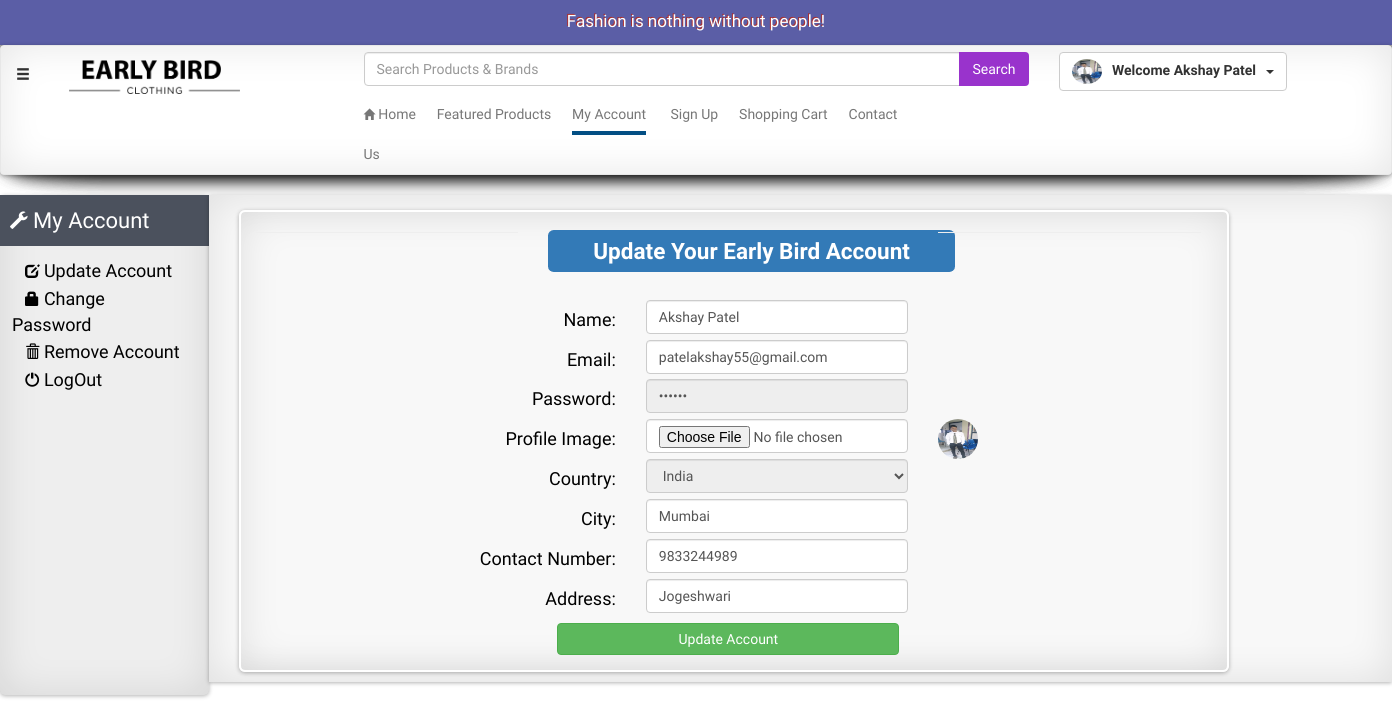
The page /customer/my_account.php?edit_account (signed in) on the database its author committed.
### tables this page shows
CREATE TABLE `customers` (
  `customer_id` int(10) NOT NULL,
  `customer_ip` varchar(255) NOT NULL,
  `customer_name` text NOT NULL,
  `customer_email` varchar(100) NOT NULL,
  `customer_pass` varchar(100) NOT NULL,
  `customer_country` text NOT NULL,
  `customer_city` text NOT NULL,
  `customer_contact` varchar(255) NOT NULL,
  `customer_address` text NOT NULL,
  `customer_image` text NOT NULL
);

### customer/edit_account.php (the view, shortened to what this page needs)
<?php
include("includes/db.php");
$user = $_SESSION['customer_email'];
$get_customer = "select * from customers where customer_email='$user'";
$run_customer = mysqli_query($con,$get_customer);
$row_customer = mysqli_fetch_array($run_customer);
$name = $row_customer['customer_name'];
$email = $row_customer['customer_email'];
$pass = $row_customer['customer_pass'];
$image = $row_customer['customer_image'];
$country = $row_customer['customer_country'];
$city = $row_customer['customer_city'];
$contact = $row_customer['customer_contact'];
$address = $row_customer['customer_address'];
?>
    <div class="cart_box n2 hidden-xs">
    <div class="container">
      <form method="post" action="" enctype="multipart/form-data">
        <div class="row">
          <div class="col-md-3">
            <hr>
          </div>
          <div class="col-md-4" style="margin-bottom:25px;">
            <h2><span class="label label-primary" style="padding: 8px 45px;">Update Your Early Bird Account</span></h2>
          </div>
          <div class="col-md-3  ">
            <hr>
          </div>
        </div>
        <div class="row">
          <div class="col-md-4">
            <h4 align="right">Name:</h4>
          </div>
          <div class="col-md-3">
            <input type="text" class="form-control" name="c_name" value="<?php echo $name; ?>">
          </div>
          <div class="col-md-4">
          </div>
        </div>
        <div class="row">
          <div class="col-md-4">
            <h4 align="right">Email:</h4>
          </div>
          <div class="col-md-3">
            <input type="email" class="form-control" name="c_email" value="<?php echo $email; ?>">
          </div>
          <div class="col-md-2" style="text-align:left;">
          </div>
        </div>
        <div class="row">
          <div class="col-md-4">
            <h4 align="right">Password:</h4>
          </div>
          <div class="col-md-3">
            <input type="password" class="form-control" name="c_pass" value="<?php echo $pass; ?>" disabled>
          </div>
          <div class="col-md-2" style="text-align:left;">
          </div>
        </div>
        <div class="row">
          <div class="col-md-4">
            <h4 align="right">Profile Image:</h4>
          </div>
          <div class="col-md-3">
            <input type="file" class="form-control" name="c_image">
          </div>
          <div class="col-md-2" style="text-align:left;">
                  <img src="customer_images/<?php echo $image;  ?>" width="40px" height="40px" class="img-circle">
          </div>
        </div>
        <div class="row">
          <div class="col-md-4">
            <h4 align="right">Country:</h4>
          </div>
          <div class="col-md-3">
          <select name="c_country" class="form-control" disabled><option><?php echo $country; ?></option></select>
          </div>
          <div class="col-md-2" style="text-align:left;">
          </div>
        </div>
        <div class="row">
          <div class="col-md-4">
            <h4 align="right">City:</h4>
          </div>
          <div class="col-md-3">
            <input type="text" class="form-control" name="c_city" value="<?php echo $city; ?>">
          </div>
          <div class="col-md-2" style="text-align:left;">
          </div>
        </div>
        <div class="row">
          <div class="col-md-4">
            <h4 align="right">Contact Number:</h4>
          </div>
          <div class="col-md-3">
            <input type="text" class="form-control" name="c_contact" value="<?php echo $contact; ?>" pattern="[0-9]{10}" title="Your Mobile Number Should Be 10 Digit Number">
          </div>
          <div class="col-md-2" style="text-align:left;">
          </div>
        </div>
        <div class="row">
          <div class="col-md-4">
            <h4 align="right">Address:</h4>
          </div>
          <div class="col-md-3">
            <input type="text" class="form-control" name="c_address" value="<?php echo $address; ?>">
          </div>
          <div class="col-md-2" style="text-align:left;">
          </div>
        </div>
        <div class="row">
          <div class="col-md-3">
          </div>
          <div class="col-md-4">
            <input type="submit" name="update" value="Update Account" class="btn btn-success" style="padding:5px 120px;margin-bottom:15px;margin-top:5px"/>
          </div>
          <div class="col-md-5">
          </div>
        </div>
      </form>
    </div>
    </div>
  </div>
</div>

### customer/my_account.php (shortened to what this page needs)
<!DOCTYPE html>
<?php
include("functions/functions.php");
if(!isset($_SESSION['customer_email'])) {
    echo "<script>window.open('../checkout.php?not_signin=You are not sign in','_self')</script>";
}
else {
?>
<html>
<head>
  <link rel="stylesheet" href="../assets/css/style2.css" type="text/css">
  <link rel="stylesheet" href="../assets/css/style1.css" type="text/css">
  <link rel="stylesheet" href="../assets/css/bootstrap.css" type="text/css">
  <link href="../assets/css/animate.css" rel="stylesheet" type="text/css">
    <link href="../assets/css/preloader.css" rel="stylesheet" type="text/css">
    <link href="../mobilefeatures/css/mobilestyle.css" rel="stylesheet" type="text/css">
</head>
<body class="animated pulse">
  <div class="line">Fashion is nothing without people!</div>
  <nav class="navbar navbar-default n1 n2 hidden-xs" data-spy="affix" data-offset-top="140">
    <div class="container-fluid">
      <div class="row">
      <div class="col-md-3">
        <span class="glyphicon glyphicon-menu-hamburger gi-2x slidemenu" aria-hidden="true" style="font-size:1em;margin-top:20px"></span>
        <img alt="Brand" src="../assets/img/logo1.svg" height="35px" width:"120px" style="padding-left:35px;">
      </div>
      <div class="col-md-6">
        <form method="get" action="../results.php" enctype="multipart/form-data">
        <div class="input-group" style="margin-top:6px">
         <input type="text" class="form-control" placeholder="Search Products & Brands" name="user_query">
        <span class="input-group-btn">
          <input class="btn" name="search" type="submit" value="Search" style="background-color:#9933CC;color:white"/>
        </span>
       </div>
       </form>
      </div>
      <div class="col-md-2" style="margin-top:6px;">
        <?php
        if(isset($_GET['add_cart'])){
          global $con;
          $ip = getIp();
          $get_items = "select * from cart where ip_add='$ip'";
          $run_items = mysqli_query($con,$get_items);
          $count_items = mysqli_num_rows($run_items);
        }
          else{
            global $con;
            $ip = getIp();
            $get_items = "select * from cart where ip_add='$ip'";
            $run_items = mysqli_query($con,$get_items);
            $count_items = mysqli_num_rows($run_items);
          }
            if(isset($_SESSION['customer_email'])){
              $user = $_SESSION['customer_email'];
              $get_img = "select * from customers where customer_email='$user'";
              $run_img = mysqli_query($con,$get_img);
              $row_img = mysqli_fetch_array($run_img);
              $c_image = $row_img['customer_image'];
              $c_name = $row_img['customer_name'];
              echo "
              <div class='dropdown'>
                <button class='btn btn-default dropdown-toggle' type='button' id='dropdownMenu1' data-toggle='dropdown' aria-haspopup='true' aria-expanded='true'>
                  <img src='customer_images/$c_image' class='img-circle' style='width:30px;height:25px;'>&nbsp;&nbsp;&nbsp;<b>Welcome  $c_name </b> &nbsp;
                  <span class='caret'></span>
                </button>
                <ul class='dropdown-menu' aria-labelledby='dropdownMenu1'>
                  <li><a href='customer/my_account.php'><span class='glyphicon glyphicon-wrench gi-2x' aria-hidden='true'></span>&nbsp;&nbsp;&nbsp;My Account</a></li>
                  <li><a href='cart.php'><span class='glyphicon glyphicon-shopping-cart gi-2x' aria-hidden='true'></span>&nbsp;&nbsp;&nbsp;Cart&nbsp;<span class='badge'> $count_items  </span></a></li>
                  <li><a href='#'><span class='glyphicon glyphicon-heart gi-2x' aria-hidden='true'></span>&nbsp;&nbsp;&nbsp;Shortlist</a></li>
                  <li role='separator' class='divider'></li>
                  <li><a href='logout.php'><span class='glyphicon glyphicon-log-out gi-2x' aria-hidden='true'></span>  Log Out</a</li>
                </ul>
              </div>
              ";
              }
       ?>
     </div>
    </div>
      <div class="row">
        <div class="col-md-3">
        </div>
        <div class="col-md-5">
          <a href="../index.php" class="menu1 text-muted"><span class='glyphicon glyphicon-home gi-2x' aria-hidden='true'></span> Home</a>&nbsp;&nbsp;&nbsp;&nbsp;&nbsp;&nbsp;<a href="../all_products.php" class="menu1 text-muted">Featured Products</a>&nbsp;&nbsp;&nbsp;&nbsp;&nbsp;&nbsp;<a href="my_account.php" class="menu1 text-muted linkactive">My Account</a>&nbsp;&nbsp;&nbsp;&nbsp;&nbsp;&nbsp;
          <a href="../customer_register.php" class="menu1 text-muted">Sign Up</a>&nbsp;&nbsp;&nbsp;&nbsp;&nbsp;&nbsp;<a href="../cart.php" class="menu1 text-muted">Shopping Cart</a>&nbsp;&nbsp;&nbsp;&nbsp;&nbsp;&nbsp;<a href="../about_us.php" class="menu1 text-muted">Contact Us</a>
          </div>
          <div class="col-md-3" style="margin-left:112px;">
          </div>
      </div>
    </div>
  </nav>
<div class="main_wrapper">
<div class="content_wrapper">
 <div id="sidebar" class="n2 hidden-xs">
    <div id="sidebar_title"><span class="glyphicon glyphicon-wrench gi-2x" aria-hidden="true"></span> My Account</div>
      <ul id="cats">
          <li><a href="my_account.php?edit_account"><span class="glyphicon glyphicon-edit gi-2x" aria-hidden="true"></span> Update Account</a></li>
          <li><a href="my_account.php?change_pass"><span class="glyphicon glyphicon-lock gi-2x" aria-hidden="true"></span> Change Password</a></li>
          <li><a href="my_account.php?delete_account"><span class="glyphicon glyphicon-trash gi-2x" aria-hidden="true"></span> Remove Account</a></li>
          <li><a href="../logout.php"><span class="glyphicon glyphicon-off gi-2x" aria-hidden="true"></span> LogOut</a></li>
      </ul>
  </div>
  <div id="content_area" class="n2">
    <div id="shopping_cart">
    </div>
      <div id="products_box">
         <?php
          if(isset($_GET['edit_account'])){
            include("edit_account.php");
          }
         ?>
      </div>
  </div>
</body>
</html>
<?php } ?>

### assets/css/style2.css (style rules this page uses)
* { font-family: 'Amaranth', sans-serif; }
.main_wrapper { width: 100%; height: auto; margin: auto; }
.content_wrapper { width: 100%; background-color: pink; margin: auto; }
#content_area { width: 85%; float: right; background-color: #F8F8F8; border-color: #E7E7E7; }
#sidebar { width: 15%; background-color: #eee; border-color: #E7E7E7; float: left; border-radius: 5px; margin-bottom: 30px; height: 500px; }
#cats { text-align: left; padding: 10px; }
#cats li { list-style: none; display: block; margin: 2px; }
#cats a { color: black; padding: 8px; margin: 5px; text-align: center; font-size: 18px; text-decoration: none; }
#products_box { width: 990px; margin-left: 30px; margin-bottom: 10px; margin-top: 10px; }
#shopping_cart { min-width: 100% !important; height: 5px; }
#sidebar_title { background-color: #4B515D; color: white; font-size: 22px; padding: 10px; }
.menu1 { color: black; line-height: 40px; padding-bottom: 9px; }
.menu1.linkactive { border-bottom: 4px solid #034F84; text-decoration: none; }
.n2 { -webkit-box-shadow:0 1px 4px rgba(0, 0, 0, 0.3), 0 0 40px rgba(0, 0, 0, 0.1) inset; border-color: #E7E7E7; }
.n2:before, .n2:after { content:""; position:absolute; z-index:-1; -webkit-box-shadow:0 0 20px rgba(0,0,0,0.8); -moz-box-shadow:0 0 20px rgba(0,0,0,0.8); box-shadow:0 0 20px rgba(0,0,0,0.8); top:0; bottom:0; left:10px; right:10px; -moz-border-radius:100px / 10px; border-radius:100px / 10px; }
.n2:after { right:10px; left:auto; -webkit-transform:skew(8deg) rotate(3deg); -moz-transform:skew(8deg) rotate(3deg); -ms-transform:skew(8deg) rotate(3deg); -o-transform:skew(8deg) rotate(3deg); transform:skew(8deg) rotate(3deg); }
.cart_box { color: black; border: white; border-radius: 6px; text-align: center; border: 2px solid white; }
.line { min-width: 100%; min-height: 45px; background-color: #5B5EA6; text-align: center; color: white; font-size: 17px; line-height: 2.5; text-shadow: -1px -1px #aa3030; }
input { border-top: 0px; border-left: 0px; border-right: 0px; border-left-style: none; }

### assets/css/style1.css (style rules this page uses)
body { font-family: 'Amaranth', sans-serif; position: relative; }
* { font-family: 'Amaranth', sans-serif; }
hr { border-top: 2px solid #ccc; }
img { max-width: 100%; }
.img-circle { max-width: 450px; max-height: 600px; }
.gi-2x { font-size: .8em; }
.gi-2x { position: fixed; z-index: 1; text-decoration: none; }

### rows shown on the page
customers: customer_image (picture), customer_name "Akshay Patel", c_name "Akshay Patel", c_email "patelakshay55@gmail.com", c_country "India", c_city "Mumbai", c_contact "9833244989", c_address "Jogeshwari"
